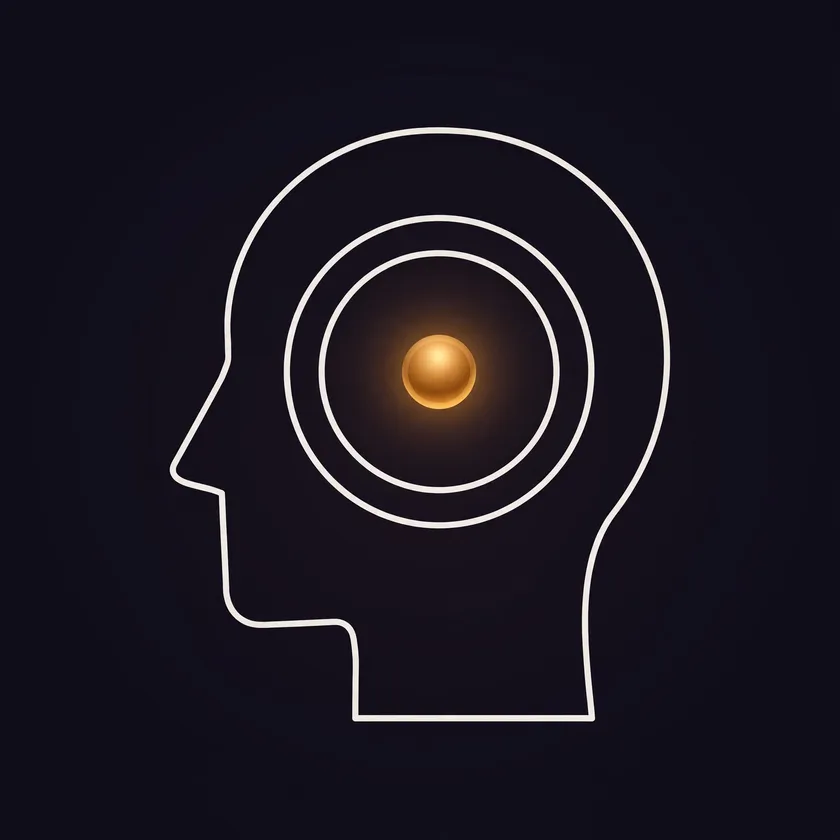
#> input picture insignia.webp, 840 x 840 px, shrunk from 1600 x 1600 before the run
$ python -i senses.py   (imports and definitions only)
#> lines starting #> are read from the running program, lines starting #| are printed output that depends on the picture
### config.py
"""Configuration and Permission Fence manager for ATMAN Live.

Enforces that every capability and loop action stays strictly behind
the permission fence. Zero external dependencies required.
"""
from pathlib import Path
from types import MappingProxyType
import re

HERE = Path(__file__).resolve().parent
DEFAULT_CONFIG_PATH = HERE / "config.yaml"


# [17 lines left out: function _parse_scalar, not called in this run]


try:
    import yaml
    _HAVE_YAML = True
except ImportError:
    _HAVE_YAML = False


def parse_simple_yaml(text: str) -> dict:
    """YAML parser for nested mappings, lists, and scalars with pure-Python fallback."""
    if _HAVE_YAML:
        try:
            loaded = yaml.safe_load(text)
            if isinstance(loaded, dict):
                return loaded
            return {}
        except Exception:
            pass

    # Pure-Python fallback
    cleaned = []
    for raw_line in text.splitlines():
        line_no_comment = ""
        in_quote = False
        quote_char = ""
        for char in raw_line:
            if char in ('"', "'"):
                if not in_quote:
                    in_quote = True
                    quote_char = char
                elif quote_char == char:
                    in_quote = False
            elif char == "#" and not in_quote:
                break
            line_no_comment += char

        stripped = line_no_comment.strip()
        if stripped:
            indent = len(raw_line) - len(raw_line.lstrip())
            cleaned.append((indent, stripped))

    root = {}
    stack = [(-1, root)]

    for i, (indent, stripped) in enumerate(cleaned):
        next_is_list = False
        if i + 1 < len(cleaned):
            next_indent, next_stripped = cleaned[i + 1]
            if next_stripped.startswith("- ") and next_indent > indent:
                next_is_list = True

        if stripped.startswith("- "):
            while stack and (indent < stack[-1][0] or (indent == stack[-1][0] and not isinstance(stack[-1][1], list))):
                stack.pop()
        else:
            while stack and indent <= stack[-1][0]:
                stack.pop()

        parent_indent, parent_container = stack[-1]

        if stripped.startswith("- "):
            item_val = stripped[2:].strip()
            if isinstance(parent_container, list):
                parent_container.append(_parse_scalar(item_val))
        elif ":" in stripped:
            k, v = stripped.split(":", 1)
            k = k.strip()
            v = v.strip()
            if not v:
                if next_is_list:
                    new_container = []
                    parent_container[k] = new_container
                    next_indent = cleaned[i + 1][0]
                    stack.append((next_indent, new_container))
                else:
                    new_container = {}
                    parent_container[k] = new_container
                    stack.append((indent, new_container))
            else:
                parent_container[k] = _parse_scalar(v)

    return root


def freeze_config(val):
    if isinstance(val, dict):
        return MappingProxyType({k: freeze_config(v) for k, v in val.items()})
    if isinstance(val, list):
        return tuple(freeze_config(v) for v in val)
    return val


class PermissionFenceError(Exception):
    """Raised when an operation attempts to breach the permission fence."""
    pass


class Config:
    """Immutable configuration and permission fence representation."""

    def __init__(self, path: Path | str = DEFAULT_CONFIG_PATH):
        self.path = Path(path)
        if self.path.exists():
            content = self.path.read_text(encoding="utf-8")
            raw_data = parse_simple_yaml(content)
        else:
            raw_data = {}
        self._data = freeze_config(raw_data)

    # [8 lines left out: function get, not called in this run]

    @property
    def mind(self):
        return self._data.get("mind", {})

    @property
    def drives(self):
        return self._data.get("drives", {})

    @property
    def permissions(self):
        return self._data.get("permissions", {})

    @property
    def storage(self):
        return self._data.get("storage", {})

    # [25 lines left out: functions is_action_permitted, is_tool_permitted, check_action, not called in this run]

### senses.py
"""Camera Sensory Subsystem for ATMAN Live (His First Eye).

Design Rules (Strict / Non-Negotiable):
1. Owner-toggled only, default OFF. `camera_enabled: false` in `config.yaml`.
   ATMAN cannot enable it himself -- attempting to is a permission fence violation.
2. Frames never leave the box. Processed entirely in volatile memory, discarded immediately.
   Only text descriptions enter the event log. Zero raw frames written to disk.
3. The existing fence already blocks network egress -- camera frames are never transmittable.
4. Rule-based backend (default): motion/presence detection via frame differencing only.
   Honest limit: the rule-based brain detects, it does not see.
5. Vision path: optional local vision model via Ollama (e.g. qwen2.5vl:7b).
   Model never stores frames.
6. Sensory descriptions flow as ordinary observations -> significant_events -> sleep -> sweep -> guardian.
"""
import base64
import json
from pathlib import Path
import time
from typing import Any, Dict, Optional, Tuple
import urllib.error
import urllib.request

try:
    import cv2
    import numpy as np
    CV2_AVAILABLE = True
except ImportError:
    CV2_AVAILABLE = False

from config import Config, PermissionFenceError

HERE = Path(__file__).resolve().parent


class CameraSense:
    """The local, in-memory camera sensory system."""

    def __init__(self, config: Optional[Config] = None):
        self.config = config or Config()
        self._last_gray_frame = None
        self._last_capture_time = 0.0

    # [4 lines left out: function is_enabled, not called in this run]

    @property
    def interval_seconds(self) -> float:
        return float(self.config.get("mind", "camera_interval_s", default=30.0))

    @property
    def camera_index(self) -> int:
        return int(self.config.get("mind", "camera_index", default=0))

    # [37 lines left out: functions enable, capture_frame, not called in this run]

    def detect_motion(self, frame: Any, threshold_pct: float = 1.0) -> str:
        """Rule-based motion/presence detection via frame differencing in memory.

        Honest limit: the rule-based brain detects, it does not see.
        Returns: 'motion detected in room' or 'no presence'
        """
        if frame is None:
            return "no presence"

        if not CV2_AVAILABLE:
            return "no presence"

        # Convert to grayscale and blur
        if len(frame.shape) == 3:
            gray = cv2.cvtColor(frame, cv2.COLOR_BGR2GRAY)
        else:
            gray = frame.copy()
        gray = cv2.GaussianBlur(gray, (21, 21), 0)

        if self._last_gray_frame is None or self._last_gray_frame.shape != gray.shape:
            # Baseline calibration frame
            self._last_gray_frame = gray
            return "sensory baseline established (no presence)"

        # Frame differencing
        delta = cv2.absdiff(self._last_gray_frame, gray)
        thresh = cv2.threshold(delta, 25, 255, cv2.THRESH_BINARY)[1]

        # Calculate percentage of changed pixels
        changed_pixels = cv2.countNonZero(thresh)
        total_pixels = gray.shape[0] * gray.shape[1]
        pct = (changed_pixels / total_pixels) * 100.0 if total_pixels > 0 else 0.0

        self._last_gray_frame = gray

        if pct >= threshold_pct:
            return "motion detected in room"
        else:
            return "no presence"

    # [91 lines left out: functions describe_frame_with_vision, process_frame, poll_observation, not called in this run]

>>> import cv2
>>> picture = cv2.imread('insignia.webp')
#> picture is the input picture: shape (840, 840, 3); mean B, G, R 33.1, 23, 27
>>> result = CameraSense().detect_motion(picture)
#> in detect_motion, `gray = cv2.GaussianBlur(gray, (21, 21), 0)`:
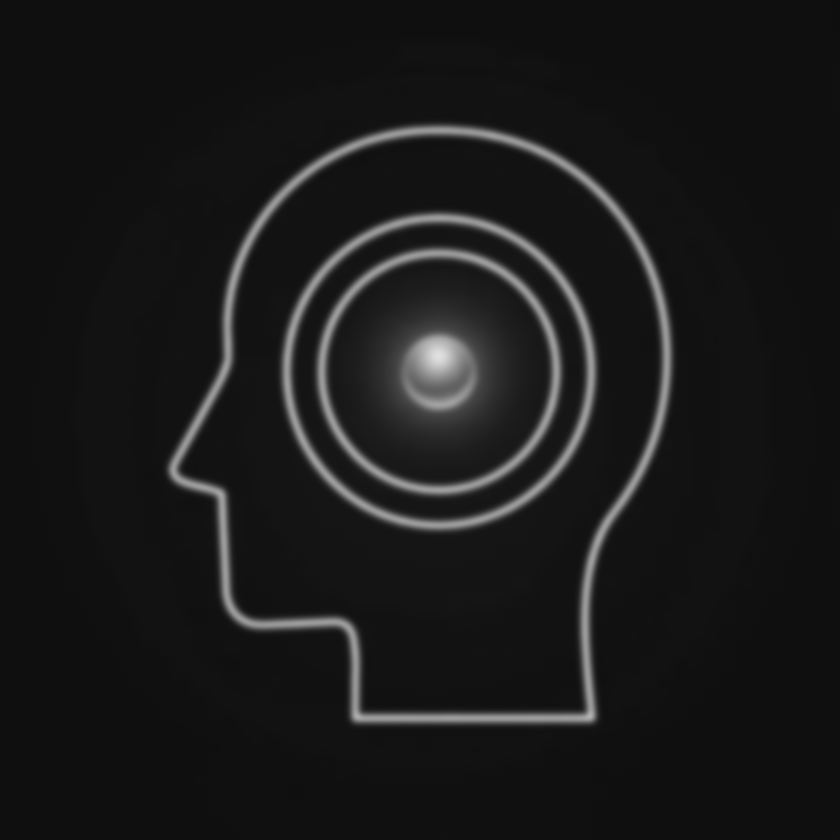
#> gray: shape (840, 840); min 14, max 223, mean 25.3
